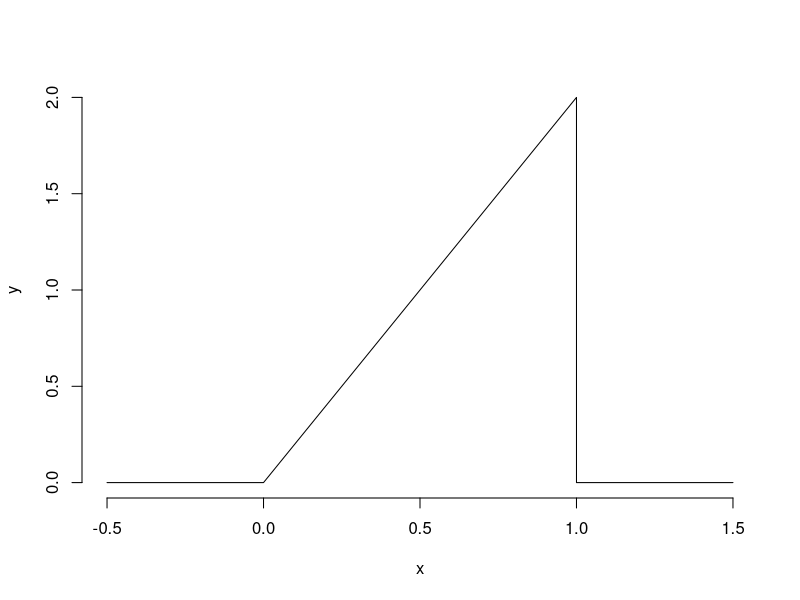
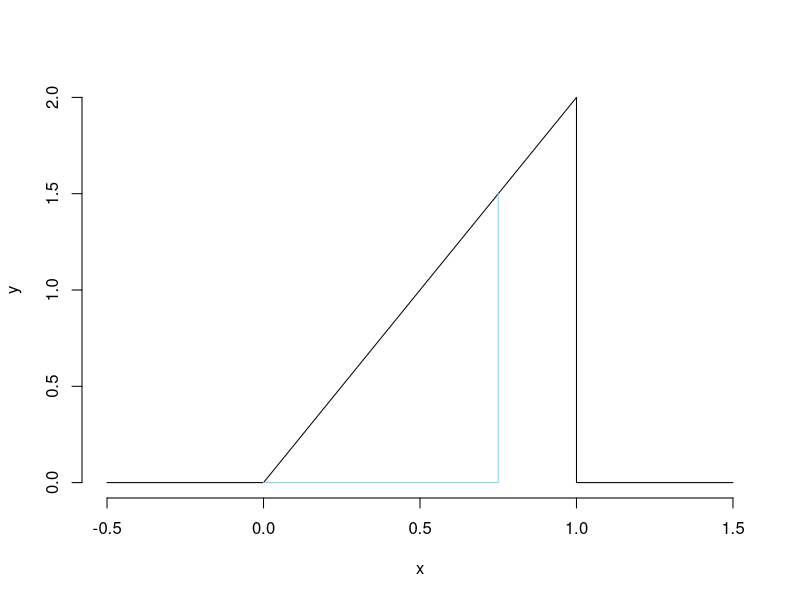

Here is the R script that generated these plots, in order:
## ---- chunk 1
knitr::opts_chunk$set(echo = TRUE)
## ---- chunk 2
x = c(-0.5,0,1,1,1.5)
y = c(0,0,2,0,0)
plot(x, y, type = "l", frame = F)
## ---- chunk 3
plot(x, y, type = "l", frame = F)
lines(c(0,0.75,0.75),c(0,0,1.5), col = "skyblue")
## ---- chunk 4
pbeta(0.75,2,1)
## ---- chunk 5
qbeta(0.5,2,1)
